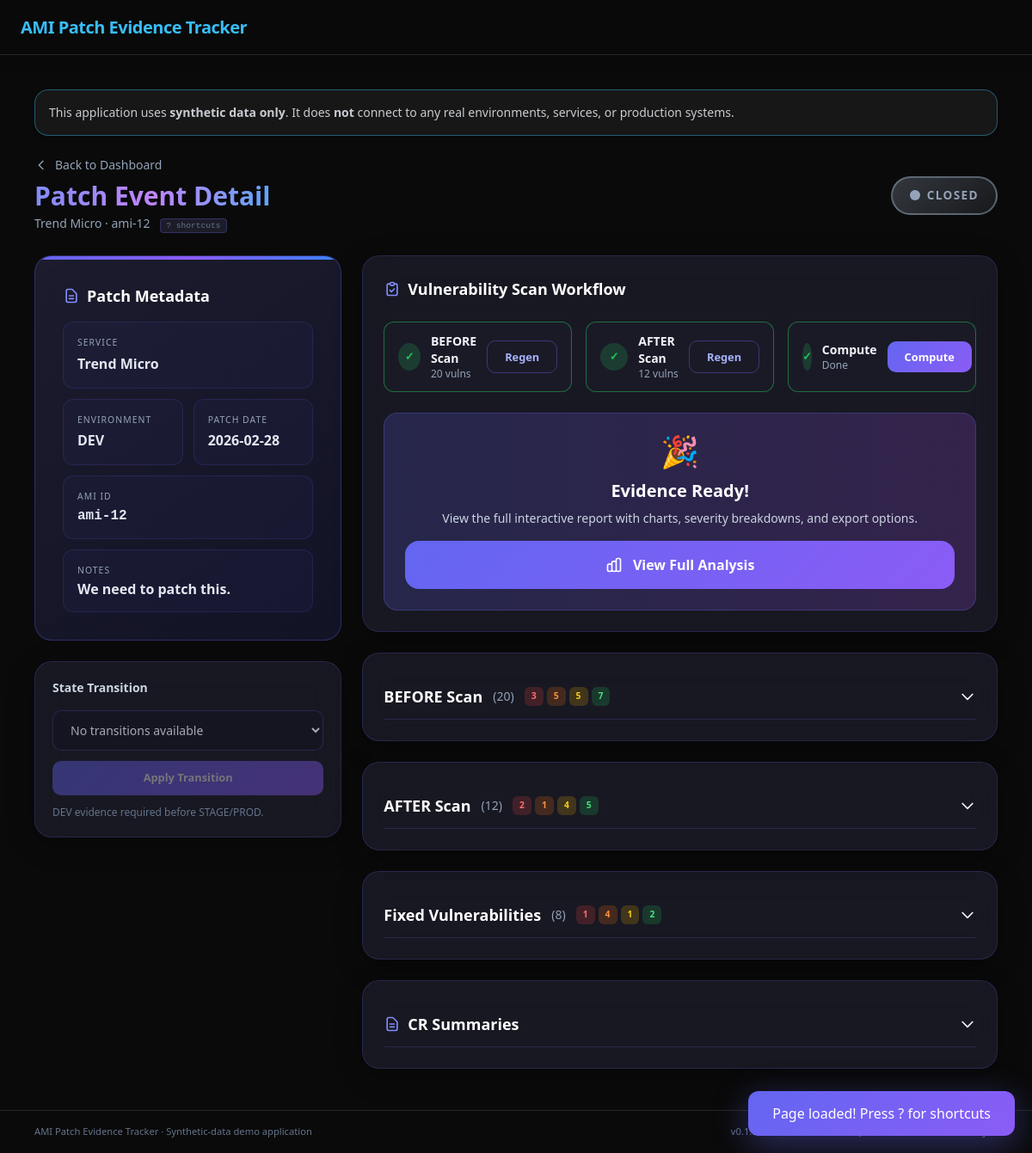
Screenshot of /patch-events/10 with the database file from the repository.
### app/models.py (models this page shows)
class Service(Base):
    __tablename__ = "services"
    id = Column(Integer, primary_key=True, index=True)
    name = Column(String(100), unique=True, nullable=False)
    patch_events = relationship("PatchEvent", back_populates="service")

class PatchEvent(Base):
    __tablename__ = "patch_events"
    id = Column(Integer, primary_key=True, index=True)
    service_id = Column(
        Integer,
        ForeignKey("services.id"),
        nullable=False,
        index=True,
    )
    environment = Column(SAEnum(Environment), nullable=False)
    ami_id = Column(String(64), nullable=False)
    patch_date = Column(Date, nullable=False)
    notes = Column(Text, nullable=True)
    dev_evidence_available = Column(Boolean, default=False, nullable=False)
    stage_cr_summary = Column(Text, nullable=True)
    prod_cr_summary = Column(Text, nullable=True)
    current_state_code = Column(
        String(50),
        nullable=False,
        default="DEV_EVIDENCE_CAPTURED",
    )
    created_at = Column(DateTime, default=datetime.utcnow, nullable=False)
    updated_at = Column(
        DateTime,
        default=datetime.utcnow,
        onupdate=datetime.utcnow,
        nullable=False,
    )
    service = relationship("Service", back_populates="patch_events")
    snapshots = relationship(
        "ScanSnapshot",
        back_populates="patch_event",
        cascade="all, delete-orphan",
    )

### app/web/routes.py (the view)
@router.get(
    "/patch-events/{patch_event_id}",
    response_class=HTMLResponse,
    name="get_patch_event_detail",
)
def get_patch_event_detail(
    request: Request,
    patch_event_id: int,
    message: Optional[str] = None,
    db: Session = Depends(get_db),
) -> HTMLResponse:
    patch_event = (
        db.query(PatchEvent)
        .filter(PatchEvent.id == patch_event_id)
        .first()
    )
    if patch_event is None:
        raise HTTPException(status_code=404, detail="Patch event not found")
    services = db.query(Service).order_by(Service.name).all()
    snapshots = list(patch_event.snapshots)
    split = extract_before_after_vulnerabilities(snapshots)
    before_vulns = split[SnapshotType.BEFORE]
    after_vulns = split[SnapshotType.AFTER]
    before_count = len(before_vulns)
    after_count = len(after_vulns)
    fixed_vulnerabilities: List = []
    severity_counts: Dict = {}
    before_severity_counts: Dict = {}
    after_severity_counts: Dict = {}
    if before_vulns:
        before_severity_counts = count_by_severity(before_vulns)
    if after_vulns:
        after_severity_counts = count_by_severity(after_vulns)
    if patch_event.dev_evidence_available and before_vulns and after_vulns:
        fixed_vulnerabilities = compute_fixed_vulnerabilities(
            before_vulns,
            after_vulns,
        )
        severity_counts = count_by_severity(fixed_vulnerabilities)
    state_obj = get_state_for_event(patch_event)
    allowed_next_states = state_obj.allowed_transitions(patch_event)
    prod_cr_allowed_states = {
        "STAGE_PATCHED",
        "PROD_CR_READY",
        "PROD_PATCHED",
        "CLOSED",
    }
    prod_cr_allowed = patch_event.current_state_code in prod_cr_allowed_states
    return templates.TemplateResponse(
        "patch_event_detail.html",
        {
            "request": request,
            "patch_event": patch_event,
            "services": services,
            "environment_options": [env.value for env in Environment],
            "is_new": False,
            "before_count": before_count,
            "after_count": after_count,
            "before_vulnerabilities": before_vulns,
            "after_vulnerabilities": after_vulns,
            "before_severity_counts": before_severity_counts,
            "after_severity_counts": after_severity_counts,
            "fixed_vulnerabilities": fixed_vulnerabilities,
            "severity_counts": severity_counts,
            "dev_evidence_available": patch_event.dev_evidence_available,
            "allowed_next_states": allowed_next_states,
            "stage_cr_summary": patch_event.stage_cr_summary,
            "prod_cr_summary": patch_event.prod_cr_summary,
            "prod_cr_allowed": prod_cr_allowed,
            "message": message,
        },
    )

### templates/patch_event_detail.html (shortened to what this page needs)
{% extends "base.html" %}
{% block content %}
<div class="animated-bg"><div class="orb orb-1"></div><div class="orb orb-2"></div><div class="hex-grid"></div></div>
<div id="toast" class="toast-notification"><span id="toastMessage">Action completed!</span></div>
<div class="flex flex-col md:flex-row md:items-center md:justify-between gap-4 mb-8">
  <div>
    <a href="/" class="inline-flex items-center gap-2 text-slate-400 hover:text-indigo-400 text-sm mb-2 transition-colors">
      <svg xmlns="http://www.w3.org/2000/svg" class="h-4 w-4" fill="none" viewBox="0 0 24 24" stroke="currentColor"><path stroke-linecap="round" stroke-linejoin="round" stroke-width="2" d="M15 19l-7-7 7-7" /></svg>
      Back to Dashboard
    </a>
    <h1 class="text-3xl font-bold bg-gradient-to-r from-indigo-400 via-purple-400 to-blue-400 bg-clip-text text-transparent">
    </h1>
    {% if not is_new and patch_event %}<p class="text-slate-400 text-sm mt-1">{{ patch_event.service.name }} · {{ patch_event.ami_id }} <span class="kbd-hint ml-2">? shortcuts</span></p>{% endif %}
  </div>
  {% if not is_new and patch_event %}
  <div class="state-badge-lg {% if patch_event.current_state_code.startswith('DEV') %}state-dev{% elif patch_event.current_state_code.startswith('STAGE') %}state-stage{% elif patch_event.current_state_code.startswith('PROD') %}state-prod{% else %}state-closed{% endif %}">
    <span class="w-3 h-3 rounded-full bg-current animate-pulse"></span>{{ patch_event.current_state_code }}
  </div>
  {% endif %}
</div>
{% if is_new %}
<div class="max-w-2xl mx-auto">
  <div class="metadata-card">
    <h2 class="text-xl font-bold text-white mb-6">New Patch Event</h2>
    <form method="post" action="/patch-events" class="space-y-5">
      <div><label class="form-label">Service</label><select name="service_id" class="form-input" required><option value="" disabled selected>Select a service</option>{% for svc in services %}<option value="{{ svc.id }}">{{ svc.name }}</option>{% endfor %}</select></div>
      <div><label class="form-label">Environment</label><select name="environment" class="form-input" required><option value="" disabled selected>Select environment</option>{% for env in environment_options %}<option value="{{ env }}">{{ env }}</option>{% endfor %}</select></div>
      <div><label class="form-label">AMI ID</label><input type="text" name="ami_id" class="form-input font-mono" placeholder="ami-0syntheticabcd" required /></div>
      <div><label class="form-label">Patch Date</label><input type="date" name="patch_date" class="form-input" required /></div>
      <div><label class="form-label">Notes (Optional)</label><textarea name="notes" class="form-input" rows="3" placeholder="Description"></textarea></div>
      <button type="submit" class="cta-btn w-full mt-4"><svg xmlns="http://www.w3.org/2000/svg" class="h-5 w-5" fill="none" viewBox="0 0 24 24" stroke="currentColor"><path stroke-linecap="round" stroke-linejoin="round" stroke-width="2" d="M12 4v16m8-8H4" /></svg>Create Patch Event</button>
    </form>
  </div>
</div>
{% else %}
<div class="grid gap-6 lg:grid-cols-3">
  <div class="lg:col-span-1 space-y-6">
    <div class="metadata-card">
      <h2 class="text-lg font-bold text-white mb-4 flex items-center gap-2">Patch Metadata</h2>
      <div class="grid grid-cols-2 gap-3">
        <div class="meta-item col-span-2"><div class="meta-label">Service</div><div class="meta-value">{{ patch_event.service.name }}</div></div>
        <div class="meta-item"><div class="meta-label">Environment</div><div class="meta-value">{{ patch_event.environment.value }}</div></div>
        <div class="meta-item"><div class="meta-label">Patch Date</div><div class="meta-value">{{ patch_event.patch_date }}</div></div>
        <div class="meta-item col-span-2"><div class="meta-label">AMI ID</div><div class="meta-value font-mono text-sm">{{ patch_event.ami_id }}</div></div>
        {% if patch_event.notes %}<div class="meta-item col-span-2"><div class="meta-label">Notes</div><div class="meta-value text-sm text-slate-300">{{ patch_event.notes }}</div></div>{% endif %}
      </div>
    </div>
    <div class="glass-card p-5">
      <h3 class="text-sm font-semibold text-slate-300 mb-4">State Transition</h3>
      <form method="post" action="/patch-events/{{ patch_event.id }}/transition-state" class="space-y-3">
        <select name="target_state" class="form-input text-sm" {% if not allowed_next_states %}disabled{% endif %}>{% if not allowed_next_states %}<option value="">No transitions available</option>{% else %}{% for st in allowed_next_states %}<option value="{{ st }}">{{ st }}</option>{% endfor %}{% endif %}</select>
        <button type="submit" class="action-btn action-btn-primary w-full justify-center" {% if not allowed_next_states %}disabled{% endif %}>Apply Transition</button>
      </form>
      <p class="text-xs text-slate-500 mt-3">DEV evidence required before STAGE/PROD.</p>
    </div>
  </div>
  <div class="lg:col-span-2 space-y-6">
    <div class="glass-card p-6">
      <h2 class="text-lg font-bold text-white mb-6 flex items-center gap-2">Vulnerability Scan Workflow</h2>
      <div class="grid grid-cols-1 md:grid-cols-3 gap-4 mb-6">
        <div class="workflow-step {% if before_count > 0 %}completed{% else %}active{% endif %}">
          <div class="step-icon {% if before_count > 0 %}completed{% else %}active{% endif %}">{% if before_count > 0 %}✓{% else %}1{% endif %}</div>
          <div class="flex-1"><div class="text-sm font-semibold">BEFORE Scan</div><div class="text-xs text-slate-400">{{ before_count }} vulns</div></div>
          <form method="post" action="/patch-events/{{ patch_event.id }}/generate-before"><button type="submit" class="action-btn action-btn-outline text-xs py-2 px-3">{% if before_count > 0 %}Regen{% else %}Gen{% endif %}</button></form>
        </div>
        <div class="workflow-step {% if after_count > 0 %}completed{% elif before_count > 0 %}active{% else %}pending{% endif %}">
          <div class="step-icon {% if after_count > 0 %}completed{% elif before_count > 0 %}active{% else %}pending{% endif %}">{% if after_count > 0 %}✓{% else %}2{% endif %}</div>
          <div class="flex-1"><div class="text-sm font-semibold">AFTER Scan</div><div class="text-xs text-slate-400">{{ after_count }} vulns</div></div>
          <form method="post" action="/patch-events/{{ patch_event.id }}/generate-after"><button type="submit" class="action-btn action-btn-outline text-xs py-2 px-3" {% if before_count == 0 %}disabled{% endif %}>{% if after_count > 0 %}Regen{% else %}Gen{% endif %}</button></form>
        </div>
        <div class="workflow-step {% if dev_evidence_available %}completed{% elif before_count > 0 and after_count > 0 %}active{% else %}pending{% endif %}">
          <div class="step-icon {% if dev_evidence_available %}completed{% elif before_count > 0 and after_count > 0 %}active{% else %}pending{% endif %}">{% if dev_evidence_available %}✓{% else %}3{% endif %}</div>
          <div class="flex-1"><div class="text-sm font-semibold">Compute</div><div class="text-xs text-slate-400">{% if dev_evidence_available %}Done{% else %}Pending{% endif %}</div></div>
          <form method="post" action="/patch-events/{{ patch_event.id }}/compute-evidence"><button type="submit" class="action-btn action-btn-primary text-xs py-2 px-3" {% if before_count == 0 or after_count == 0 %}disabled{% endif %}>Compute</button></form>
        </div>
      </div>
      {% if dev_evidence_available %}
      <div class="bg-gradient-to-r from-indigo-500/20 to-purple-500/20 border border-indigo-500/30 rounded-2xl p-6 text-center">
        <div class="text-4xl mb-3">🎉</div><h3 class="text-xl font-bold text-white mb-2">Evidence Ready!</h3>
        <p class="text-slate-300 text-sm mb-4">View the full interactive report with charts, severity breakdowns, and export options.</p>
        <a href="/patch-events/{{ patch_event.id }}/analysis" class="cta-btn inline-flex">View Full Analysis</a>
      </div>
      {% elif before_count > 0 and after_count > 0 %}
      <div class="bg-amber-500/10 border border-amber-500/30 rounded-2xl p-6 text-center"><div class="text-3xl mb-2">⚡</div><h3 class="text-lg font-semibold text-amber-300 mb-2">Almost There!</h3><p class="text-slate-400 text-sm">Click "Compute" to calculate fixed vulnerabilities.</p></div>
      {% else %}
      <div class="bg-slate-500/10 border border-slate-500/30 rounded-2xl p-6 text-center"><div class="text-3xl mb-2">📊</div><h3 class="text-lg font-semibold text-slate-300 mb-2">Generate Scan Data</h3><p class="text-slate-400 text-sm">Complete the workflow steps above.</p></div>
      {% endif %}
    </div>
    {% if before_vulnerabilities %}
    {% set b_crit = before_severity_counts.CRITICAL or 0 %}{% set b_high = before_severity_counts.HIGH or 0 %}{% set b_med = before_severity_counts.MEDIUM or 0 %}{% set b_low = before_severity_counts.LOW or 0 %}
    <div class="glass-card p-6">
      <div class="collapsible-header" onclick="toggleCollapsible('beforeSection', this)">
        <div class="flex items-center gap-3"><h3 class="text-lg font-bold text-white">BEFORE Scan</h3><span class="text-sm text-slate-400">({{ before_count }})</span><div class="flex gap-1"><span class="sev-badge sev-critical">{{ b_crit }}</span><span class="sev-badge sev-high">{{ b_high }}</span><span class="sev-badge sev-medium">{{ b_med }}</span><span class="sev-badge sev-low">{{ b_low }}</span></div></div>
        <svg xmlns="http://www.w3.org/2000/svg" class="h-5 w-5 collapse-icon" fill="none" viewBox="0 0 24 24" stroke="currentColor"><path stroke-linecap="round" stroke-linejoin="round" stroke-width="2" d="M19 9l-7 7-7-7" /></svg>
      </div>
    </div>
    {% endif %}
    {% if after_vulnerabilities %}
    {% set a_crit = after_severity_counts.CRITICAL or 0 %}{% set a_high = after_severity_counts.HIGH or 0 %}{% set a_med = after_severity_counts.MEDIUM or 0 %}{% set a_low = after_severity_counts.LOW or 0 %}
    <div class="glass-card p-6">
      <div class="collapsible-header" onclick="toggleCollapsible('afterSection', this)">
        <div class="flex items-center gap-3"><h3 class="text-lg font-bold text-white">AFTER Scan</h3><span class="text-sm text-slate-400">({{ after_count }})</span><div class="flex gap-1"><span class="sev-badge sev-critical">{{ a_crit }}</span><span class="sev-badge sev-high">{{ a_high }}</span><span class="sev-badge sev-medium">{{ a_med }}</span><span class="sev-badge sev-low">{{ a_low }}</span></div></div>
        <svg xmlns="http://www.w3.org/2000/svg" class="h-5 w-5 collapse-icon" fill="none" viewBox="0 0 24 24" stroke="currentColor"><path stroke-linecap="round" stroke-linejoin="round" stroke-width="2" d="M19 9l-7 7-7-7" /></svg>
      </div>
    </div>
    {% endif %}
    {% if dev_evidence_available and fixed_vulnerabilities %}
    {% set crit = severity_counts.CRITICAL or 0 %}{% set high = severity_counts.HIGH or 0 %}{% set med = severity_counts.MEDIUM or 0 %}{% set low = severity_counts.LOW or 0 %}{% set total = crit + high + med + low %}
    <div class="glass-card p-6">
      <div class="collapsible-header" onclick="toggleCollapsible('vulnSection', this)">
        <div class="flex items-center gap-3"><h3 class="text-lg font-bold text-white">Fixed Vulnerabilities</h3><span class="text-sm text-slate-400">({{ total }})</span><div class="flex gap-1"><span class="sev-badge sev-critical">{{ crit }}</span><span class="sev-badge sev-high">{{ high }}</span><span class="sev-badge sev-medium">{{ med }}</span><span class="sev-badge sev-low">{{ low }}</span></div></div>
        <svg xmlns="http://www.w3.org/2000/svg" class="h-5 w-5 collapse-icon" fill="none" viewBox="0 0 24 24" stroke="currentColor"><path stroke-linecap="round" stroke-linejoin="round" stroke-width="2" d="M19 9l-7 7-7-7" /></svg>
      </div>
    </div>
    {% endif %}
    <div class="glass-card p-6">
      <div class="collapsible-header" onclick="toggleCollapsible('crSection', this)">
        <h3 class="text-lg font-bold text-white flex items-center gap-2">CR Summaries</h3>
        <svg xmlns="http://www.w3.org/2000/svg" class="h-5 w-5 collapse-icon" fill="none" viewBox="0 0 24 24" stroke="currentColor"><path stroke-linecap="round" stroke-linejoin="round" stroke-width="2" d="M19 9l-7 7-7-7" /></svg>
      </div>
    </div>
  </div>
</div>
{% endif %}
{% endblock %}

### rows the page displays
Service: service.name "Trend Micro"
PatchEvent: ami_id "ami-12", current_state_code "CLOSED", environment.value "DEV", patch_date "2026-02-28", notes "We need to patch this."

### other values shown
{{ before_count }} "20"
{{ after_count }} "12"
{{ b_crit }} "3"
{{ b_high }} "5"
{{ b_med }} "5"
{{ b_low }} "7"
{{ a_crit }} "2"
{{ a_high }} "1"
{{ a_med }} "4"
{{ a_low }} "5"
{{ total }} "8"
{{ crit }} "1"
{{ high }} "4"
{{ med }} "1"
{{ low }} "2"
